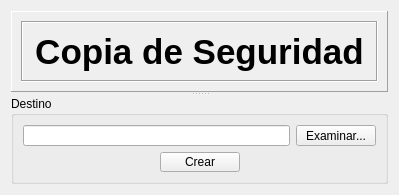
<?xml version="1.0" encoding="UTF-8"?>
<ui version="4.0">
 <class>WidgetCopiaSeguridad</class>
 <widget class="QWidget" name="WidgetCopiaSeguridad">
  <property name="geometry">
   <rect>
    <x>0</x>
    <y>0</y>
    <width>399</width>
    <height>195</height>
   </rect>
  </property>
  <property name="sizePolicy">
   <sizepolicy hsizetype="Fixed" vsizetype="Fixed">
    <horstretch>0</horstretch>
    <verstretch>0</verstretch>
   </sizepolicy>
  </property>
  <property name="minimumSize">
   <size>
    <width>399</width>
    <height>195</height>
   </size>
  </property>
  <property name="maximumSize">
   <size>
    <width>399</width>
    <height>195</height>
   </size>
  </property>
  <property name="windowTitle">
   <string>Form</string>
  </property>
  <layout class="QGridLayout" name="gridLayout_2">
   <item row="0" column="0">
    <widget class="QSplitter" name="splitter">
     <property name="orientation">
      <enum>Qt::Vertical</enum>
     </property>
     <widget class="QFrame" name="frame">
      <property name="sizePolicy">
       <sizepolicy hsizetype="Expanding" vsizetype="Fixed">
        <horstretch>0</horstretch>
        <verstretch>0</verstretch>
       </sizepolicy>
      </property>
      <property name="minimumSize">
       <size>
        <width>0</width>
        <height>81</height>
       </size>
      </property>
      <property name="maximumSize">
       <size>
        <width>16777215</width>
        <height>81</height>
       </size>
      </property>
      <property name="frameShape">
       <enum>QFrame::Panel</enum>
      </property>
      <property name="frameShadow">
       <enum>QFrame::Raised</enum>
      </property>
      <layout class="QVBoxLayout" name="verticalLayout_3">
       <item>
        <widget class="QFrame" name="frame_2">
         <property name="frameShape">
          <enum>QFrame::Box</enum>
         </property>
         <property name="frameShadow">
          <enum>QFrame::Sunken</enum>
         </property>
         <layout class="QVBoxLayout" name="verticalLayout">
          <item>
           <widget class="QLabel" name="label">
            <property name="text">
             <string>&lt;!DOCTYPE HTML PUBLIC &quot;-//W3C//DTD HTML 4.0//EN&quot; &quot;http://www.w3.org/TR/REC-html40/strict.dtd&quot;&gt;
&lt;html&gt;&lt;head&gt;&lt;meta name=&quot;qrichtext&quot; content=&quot;1&quot; /&gt;&lt;style type=&quot;text/css&quot;&gt;
p, li { white-space: pre-wrap; }
&lt;/style&gt;&lt;/head&gt;&lt;body style=&quot; font-family:'MS Shell Dlg 2'; font-size:8.25pt; font-weight:400; font-style:normal;&quot;&gt;
&lt;p align=&quot;center&quot; style=&quot; margin-top:0px; margin-bottom:0px; margin-left:0px; margin-right:0px; -qt-block-indent:0; text-indent:0px;&quot;&gt;&lt;span style=&quot; font-size:26pt; font-weight:600;&quot;&gt;Copia de Seguridad&lt;/span&gt;&lt;/p&gt;&lt;/body&gt;&lt;/html&gt;</string>
            </property>
           </widget>
          </item>
         </layout>
        </widget>
       </item>
      </layout>
     </widget>
     <widget class="QGroupBox" name="groupBox">
      <property name="title">
       <string>Destino</string>
      </property>
      <layout class="QGridLayout" name="gridLayout">
       <item row="0" column="0">
        <layout class="QVBoxLayout" name="verticalLayout_2">
         <item>
          <layout class="QHBoxLayout" name="horizontalLayout">
           <item>
            <widget class="QLineEdit" name="leDestino"/>
           </item>
           <item>
            <widget class="QPushButton" name="pbExaminar">
             <property name="text">
              <string>Examinar...</string>
             </property>
            </widget>
           </item>
          </layout>
         </item>
         <item>
          <layout class="QHBoxLayout" name="horizontalLayout_2">
           <item>
            <spacer name="horizontalSpacer">
             <property name="orientation">
              <enum>Qt::Horizontal</enum>
             </property>
             <property name="sizeHint" stdset="0">
              <size>
               <width>40</width>
               <height>20</height>
              </size>
             </property>
            </spacer>
           </item>
           <item>
            <widget class="QPushButton" name="pbCrear">
             <property name="text">
              <string>Crear</string>
             </property>
            </widget>
           </item>
           <item>
            <spacer name="horizontalSpacer_2">
             <property name="orientation">
              <enum>Qt::Horizontal</enum>
             </property>
             <property name="sizeHint" stdset="0">
              <size>
               <width>40</width>
               <height>20</height>
              </size>
             </property>
            </spacer>
           </item>
          </layout>
         </item>
        </layout>
       </item>
      </layout>
     </widget>
    </widget>
   </item>
  </layout>
  <zorder>frame</zorder>
  <zorder>groupBox</zorder>
  <zorder>pbExaminar</zorder>
  <zorder>pbCrear</zorder>
  <zorder>leDestino</zorder>
 </widget>
 <resources/>
 <connections/>
</ui>
